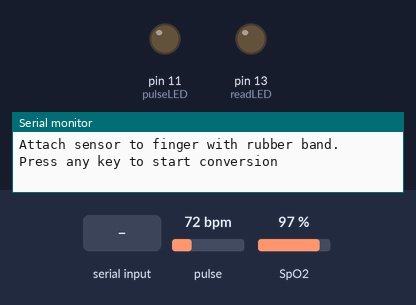
This sketch was run on a simulated Arduino Uno, built with avr-gcc and run on an emulated ATmega328P. Parts: output pins drawn as LEDs (lit = HIGH), the last lines printed to the serial monitor. Dashed ring = blinking. The test bench sets the inputs (shaded band); at power-on: SpO2 97 %, pulse 72 bpm.

Above: at 0.9 s.
1.0 s: "1" received over Serial
At 5.18 s:
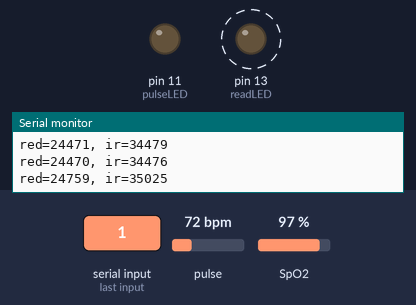
5.5 s: SpO2 set to 91 %
8.5 s: SpO2 set to 88 %
Timing chart, 0 to 17.5 s (numbered marks = the images above; inputs shaded):
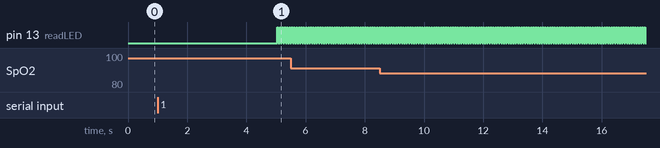

The sketch:

heart_rate_version_4.ino.ino
```cpp
#include <Wire.h>
#include "MAX30105.h"
#include "spo2_algorithm.h"

MAX30105 particleSensor;

#define MAX_BRIGHTNESS 255

uint16_t irBuffer[100]; // Infrared LED sensor data
uint16_t redBuffer[100]; // Red LED sensor data

int32_t bufferLength;    // Data length
int32_t spo2;            // SPO2 value
int8_t validSPO2;        // Indicator to show if the SPO2 calculation is valid
int32_t heartRate;       // Heart rate value
int8_t validHeartRate;   // Indicator to show if the heart rate calculation is valid

byte pulseLED = 11; // Must be on PWM pin
byte readLED = 13;  // Blinks with each data read

// Function to smooth the heart rate using a moving average filter
int32_t smoothHeartRate(int32_t hr) {
    static int32_t hrBuffer[10] = {0};
    static int index = 0;
    static int sum = 0;

    sum -= hrBuffer[index];
    hrBuffer[index] = hr;
    sum += hrBuffer[index];
    index = (index + 1) % 10;

    return sum / 10; // Return the moving average
}

void setup() {
    Serial.begin(115200); // Initialize serial communication at 115200 bits per second:

    pinMode(pulseLED, OUTPUT);
    pinMode(readLED, OUTPUT);

    // Initialize sensor
    if (!particleSensor.begin(Wire, I2C_SPEED_FAST)) { // Use default I2C port, 400kHz speed
        Serial.println(F("MAX30105 was not found. Please check wiring/power."));
        while (1);
    }

    Serial.println(F("Attach sensor to finger with rubber band. Press any key to start conversion"));
    while (Serial.available() == 0); // Wait until user presses a key
    Serial.read();

    byte ledBrightness = 60; // Options: 0=Off to 255=50mA
    byte sampleAverage = 4;  // Options: 1, 2, 4, 8, 16, 32
    byte ledMode = 2;        // Options: 1 = Red only, 2 = Red + IR, 3 = Red + IR + Green
    byte sampleRate = 100;   // Options: 50, 100, 200, 400, 800, 1000, 1600, 3200
    int pulseWidth = 411;    // Options: 69, 118, 215, 411
    int adcRange = 4096;     // Options: 2048, 4096, 8192, 16384

    particleSensor.setup(ledBrightness, sampleAverage, ledMode, sampleRate, pulseWidth, adcRange); // Configure sensor with these settings
}

void loop() {
    bufferLength = 100; // Buffer length of 100 stores 4 seconds of samples running at 25sps

    // Read the first 100 samples, and determine the signal range
    for (byte i = 0; i < bufferLength; i++) {
        while (particleSensor.available() == false) // Do we have new data?
            particleSensor.check(); // Check the sensor for new data

        redBuffer[i] = particleSensor.getRed();
        irBuffer[i] = particleSensor.getIR();
        particleSensor.nextSample(); // We're finished with this sample so move to next sample

        Serial.print(F("red="));
        Serial.print(redBuffer[i], DEC);
        Serial.print(F(", ir="));
        Serial.println(irBuffer[i], DEC);
    }

    // Calculate heart rate and SpO2 after first 100 samples
    maxim_heart_rate_and_oxygen_saturation(irBuffer, bufferLength, redBuffer, &spo2, &validSPO2, &heartRate, &validHeartRate);

    // Smooth the heart rate using a moving average filter
    heartRate = smoothHeartRate(heartRate);

    // Apply constraints to ensure valid heart rate
    if (heartRate < 60 || heartRate > 100) {
        validHeartRate = 0; // Mark heart rate as invalid
    }

    // Continuously take samples from MAX30102
    while (1) {
        // Dump the first 25 sets of samples in the memory and shift the last 75 sets of samples to the top
        for (byte i = 25; i < 100; i++) {
            redBuffer[i - 25] = redBuffer[i];
            irBuffer[i - 25] = irBuffer[i];
        }

        // Take 25 sets of samples before calculating the heart rate
        for (byte i = 75; i < 100; i++) {
            while (particleSensor.available() == false) // Do we have new data?
                particleSensor.check(); // Check the sensor for new data

            digitalWrite(readLED, !digitalRead(readLED)); // Blink onboard LED with every data read

            redBuffer[i] = particleSensor.getRed();
            irBuffer[i] = particleSensor.getIR();
            particleSensor.nextSample(); // We're finished with this sample so move to next sample
        }

        // Recalculate HR and SPO2 after gathering 25 new samples
        maxim_heart_rate_and_oxygen_saturation(irBuffer, bufferLength, redBuffer, &spo2, &validSPO2, &heartRate, &validHeartRate);

        // Smooth the heart rate using a moving average filter
        heartRate = smoothHeartRate(heartRate);

        // Check and display results
        Serial.print(F("HR="));
        Serial.print(heartRate, DEC);

        if (validHeartRate && heartRate >= 60 && heartRate <= 100) {
            Serial.print(F(" (Normal)"));
        } else if (heartRate >= 101 && heartRate <= 200) {
            Serial.print(F(" (High) - Medical Attention Needed!"));
        } else if (heartRate < 60) {
            Serial.print(F(" (Low) - Medical Attention Needed!"));
        } else {
            Serial.print(F(" (Unstable) - Sensor Readings Issue!"));
        }

        Serial.print(F(", SPO2="));
        Serial.print(spo2, DEC);

        if (validSPO2 && spo2 >= 90 && spo2 <= 100) {
            Serial.print(F(" (Normal)"));
        } else if (spo2 >= 101 && spo2 <= 120) {
            Serial.print(F(" (High) - Medical Attention Needed!"));
        } else if (spo2 > 120) {
            Serial.print(F(" (Unstable) - Sensor Readings Issue!"));
        } else if (spo2 >= 40 && spo2 <= 50) {
            Serial.print(F(" (Low) - Medical Attention Needed!"));
        } else if (spo2 < 40) {
            Serial.print(F(" (Unstable) - Sensor Readings Issue!"));
        } else {
            Serial.print(F(" (Unstable) - Sensor Readings Issue!"));
        }

        Serial.println();
    }
}
```

Measured:
- after the input at 1.0 s, pin 13 (readLED): alternates HIGH for 0.04 s and LOW for 0.04 s, starting after 4.0 s
